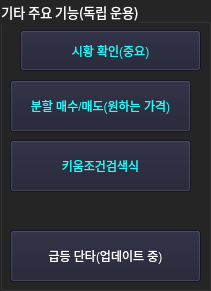
     <widget class="QGroupBox" name="groupBox">
      <property name="geometry">
       <rect>
        <x>1140</x>
        <y>0</y>
        <width>211</width>
        <height>291</height>
       </rect>
      </property>
      <property name="font">
       <font>
        <family>맑은고딕</family>
        <pointsize>10</pointsize>
        <weight>50</weight>
        <italic>false</italic>
        <bold>false</bold>
       </font>
      </property>
      <property name="contextMenuPolicy">
       <enum>Qt::DefaultContextMenu</enum>
      </property>
      <property name="layoutDirection">
       <enum>Qt::LeftToRight</enum>
      </property>
      <property name="styleSheet">
       <string notr="true">color: black;
background-color: rgb(37, 37, 38);
color: rgb(255, 255, 255);
font: 10pt &quot;맑은고딕&quot;;</string>
      </property>
      <property name="title">
       <string>기타 주요 기능(독립 운용)</string>
      </property>
      <property name="alignment">
       <set>Qt::AlignLeading|Qt::AlignLeft|Qt::AlignVCenter</set>
      </property>
      <property name="flat">
       <bool>false</bool>
      </property>
      <property name="checkable">
       <bool>false</bool>
      </property>
      <property name="checked">
       <bool>false</bool>
      </property>
      <widget class="QPushButton" name="Div_c">
       <property name="geometry">
        <rect>
         <x>10</x>
         <y>80</y>
         <width>181</width>
         <height>52</height>
        </rect>
       </property>
       <property name="styleSheet">
        <string notr="true">color: black;
background-color: rgb(30, 30, 50);
color: rgb(35, 255, 255);
font: 10pt &quot;맑은고딕&quot;;</string>
       </property>
       <property name="text">
        <string>분할 매수/매도(원하는 가격)</string>
       </property>
      </widget>
      <widget class="QPushButton" name="Kiwoom_auto">
       <property name="geometry">
        <rect>
         <x>10</x>
         <y>140</y>
         <width>181</width>
         <height>52</height>
        </rect>
       </property>
       <property name="styleSheet">
        <string notr="true">color: black;
background-color: rgb(30, 30, 50);
color: rgb(35, 255, 255);
font: 10pt &quot;맑은고딕&quot;;</string>
       </property>
       <property name="text">
        <string>키움조건검색식</string>
       </property>
      </widget>
      <widget class="QPushButton" name="update2_2">
       <property name="geometry">
        <rect>
         <x>10</x>
         <y>230</y>
         <width>191</width>
         <height>52</height>
        </rect>
       </property>
       <property name="styleSheet">
        <string notr="true">color: black;
background-color: rgb(30, 30, 50);
color: rgb(255, 255, 255);
font: 10pt &quot;맑은고딕&quot;;</string>
       </property>
       <property name="text">
        <string>급등 단타(업데이트 중)</string>
       </property>
      </widget>
      <widget class="QPushButton" name="CRR">
       <property name="geometry">
        <rect>
         <x>20</x>
         <y>30</y>
         <width>181</width>
         <height>41</height>
        </rect>
       </property>
       <property name="styleSheet">
        <string notr="true">color: black;
background-color: rgb(30, 30, 50);
color: rgb(30, 250, 250);
font: 10pt &quot;맑은고딕&quot;;</string>
       </property>
       <property name="text">
        <string>시황 확인(중요)</string>
       </property>
      </widget>
     </widget>
